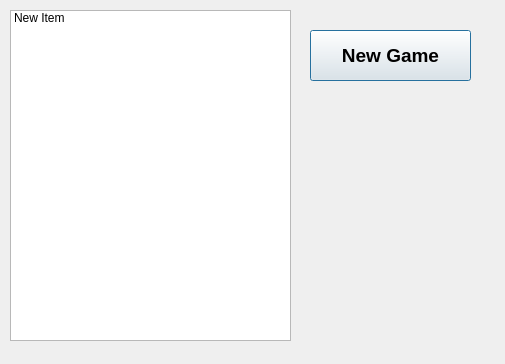
<?xml version="1.0" encoding="UTF-8"?>
<ui version="4.0">
 <class>GamesList</class>
 <widget class="QDialog" name="GamesList">
  <property name="geometry">
   <rect>
    <x>0</x>
    <y>0</y>
    <width>505</width>
    <height>364</height>
   </rect>
  </property>
  <property name="windowTitle">
   <string>Dialog</string>
  </property>
  <widget class="QListWidget" name="listWidget">
   <property name="geometry">
    <rect>
     <x>10</x>
     <y>10</y>
     <width>281</width>
     <height>331</height>
    </rect>
   </property>
   <item>
    <property name="text">
     <string>New Item</string>
    </property>
   </item>
  </widget>
  <widget class="QPushButton" name="pushButton">
   <property name="geometry">
    <rect>
     <x>310</x>
     <y>30</y>
     <width>161</width>
     <height>51</height>
    </rect>
   </property>
   <property name="font">
    <font>
     <pointsize>14</pointsize>
     <weight>75</weight>
     <bold>true</bold>
    </font>
   </property>
   <property name="text">
    <string>New Game</string>
   </property>
  </widget>
 </widget>
 <resources/>
 <connections/>
</ui>
